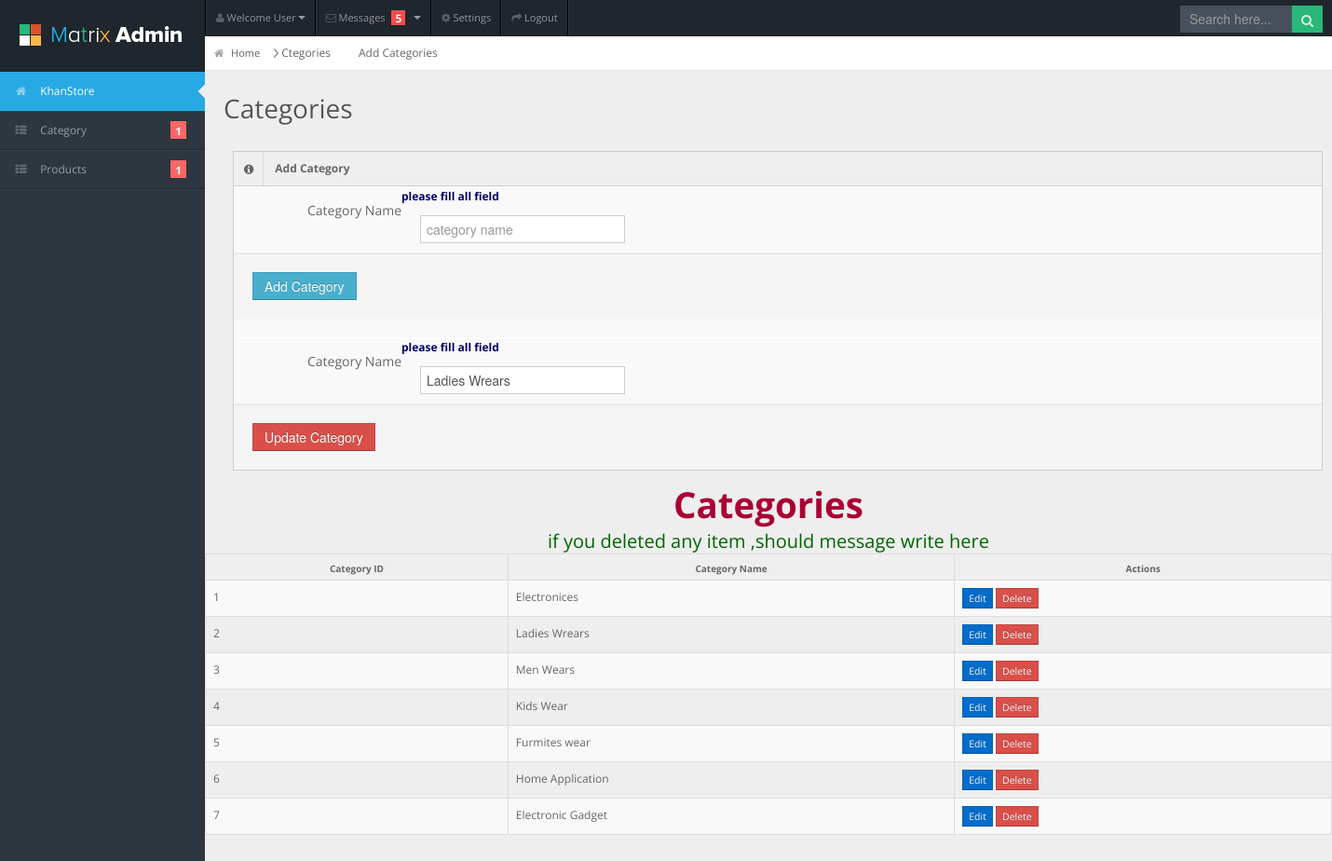
/admin/categories.php?edit=2 (signed in), run on the app's committed database.
### tables this page shows
CREATE TABLE `categories` (
  `cat_id` int(100) NOT NULL,
  `cat_title` text NOT NULL
);

### admin/categories.php (the view, shortened to what this page needs)
<?php
include "inc/db.php";
include "inc/top.php";
?>
<body>
<?php require_once "inc/header.php";?>
<?php
	require_once"inc/sidebar.php";
	?>
<div id="content">
  <div id="content-header">
    <div id="breadcrumb"> <a href="index2.php" title="Go to Home" class="tip-bottom"><i class="icon-home"></i> Home</a> Ctegories<a href="#" class="current"></a>Add Categories</div>
    <h1>Categories</h1>
  </div>
  <div class="span12">
          <div class="widget-box">
            <div class="widget-title"> <span class="icon"> <i class="icon-info-sign"></i> </span>
              <h5>Add Category</h5>
            </div>
            <div class="widget-content nopadding">
 <form class="form-horizontal" method="post"
	   action="inc/process.php" name="add_category" id="add_category" >
          <div class="control-group">
                  <label class="control-label">Category Name</label>
			 	  <?php
			     if(isset($_GET['error']))
				 {
					 echo "<span
					 style='color:#900;font-size:20px;'>".$_GET['error'].
					 "</span>";
				 }
			   else if(isset($_GET['success']))
				 {
					 echo "<span style='color:#060;'>".$_GET['success'].
					 "</span>";
				 }
			  else
			  {
				  echo " <span style='color:#006;font-weight:bold'>please fill all field
					 </span>";
			  }
			  ?>
                  <div class="controls">
                    <input type="text" name="cat-name" id="cat_name" placeholder="category name"/>
                </div>
	       </div>
                <div class="form-actions">
                  <input type="submit" value="Add Category" class="btn btn-info" name="add-category"/>
                    </div>
				</form>
				<br>
	<?php
		if(isset($_GET['edit']))
			{
			$edit_id=$_GET["edit"];
			$run_edit_id="select * from categories where cat_id='$edit_id'";
		$run_edit_id=mysqli_query($conn,$run_edit_id);
			if(mysqli_num_rows($run_edit_id)>0)
			{
				$run_edit_id=mysqli_fetch_array($run_edit_id);
			?>
	<form class="form-horizontal" method="post"
	   action="inc/process.php?update_category=<?php echo $edit_id;?>" >
          <div class="control-group">
                  <label class="control-label">Category Name</label>
			 	  <?php
			     if(isset($_GET['uerror']))
				 {
					 echo "<span
					 style='color:#900;'>".$_GET['uerror'].
					 "</span>";
				 }
			   else if(isset($_GET['usuccess']))
				 {
					 echo "<span style='color:#060;'>".$_GET['usuccess'].
					 "</span>";
				 }
			  else
			  {
				  echo " <span style='color:#006;font-weight:bold'>please fill all field
					 </span>";
			  }
			  ?>
                  <div class="controls">
                    <input type="text" name="up-cat-name" id="cat_name" placeholder="update category name" value="<?php echo $run_edit_id['cat_title'];?>"/>
                </div>
	       </div>
                <div class="form-actions">
                  <input type="submit" value="Update Category" class="btn btn-danger" name="update-category"/>
                    </div>
				</form>
		<?php
		}}
				?>
			  </div>
	  </div></div>
	<center>
		<h1 style="color:#a03;font-weight:bold;">Categories</h1>
		 <?php
			     if(isset($error))
				 {
					 echo "<span
					 style='color:#900;'>".$error
					 ."</span>";
				 }
			   else if(isset($success))
				 {
					 echo "<span style='color:#060;font-size:20px'>".$success
					 ."</span>";
				 }
			 else
			 {
				 echo "<span style='color:#060;font-size:20px'>if you deleted any item ,should message write here
					 </span>";
			 }
			  ?>
	</center>
	<table class="table table-bordered data-table table-striped">
              <thead>
                <tr>
                  <th>Category ID</th>
					<th>Category Name</th>
                  <th>Actions</th>
                </tr>
              </thead>
              <tbody>
				  <?php
                  $query="select * from categories order by cat_id asc";
				  $run_query=mysqli_query($conn,$query);
				  if(mysqli_num_rows($run_query)>0)
				  {
					while($row=mysqli_fetch_array($run_query))
					{
						$cat_id=$row["cat_id"];
						$cat_name=$row["cat_title"];
				  ?>
                <tr class="gradeX">
                  <td><?php echo $cat_id;?></td>
                  <td><?php echo $cat_name;?></td>
   <td class="center">
 <a  href="categories.php?edit=<?php echo $cat_id;?>" class="btn btn-primary btn-mini">Edit</a>
	   <a href="categories.php?del=<?php echo $cat_id;?>" class="btn btn-danger btn-mini">Delete</a></td></tr>
				  <?php
					}
				  }
					else
				  {
				  }
        ?>
					</tbody></table>

### admin/css/matrix-style.css (style rules this page uses)
* { outline:none !important; -moz-outline: none !important; }
html, body { height:100% }
body { overflow-x: hidden; margin-top: -10px; font-family: 'Open Sans', sans-serif; font-size:12px; color:#666; }
a { color:#666; }
select, textarea, input[type="text"], input[type="password"], input[type="datetime"], input[type="datetime-local"], input[type="date"], input[type="month"], input[type="time"], input[type="week"], input[type="number"], input[type="email"], input[type="url"], input[type="search"], input[type="tel"], input[type="color"], .uneditable-input, .label, .dropdown-menu, .btn, .well, .progress, .table-bordered, .btn-group > .btn:first-child, .btn-group > .btn:last-child, .btn-group > .btn:last-child, .btn-group > .dropdown-toggle, .alert { border-radius:0px; }
.btn, textarea, input[type="text"], input[type="password"], input[type="datetime"], input[type="datetime-local"], input[type="date"], input[type="month"], input[type="time"], input[type="week"], input[type="number"], input[type="email"], input[type="url"], input[type="search"], input[type="tel"], input[type="color"], .uneditable-input { box-shadow:none; }
.progress, .progress-success .bar, .progress .bar-success, .progress-warning .bar, .progress .bar-warning, .progress-danger .bar, .progress .bar-danger, .progress-info .bar, .progress .bar-info, .btn, .btn-primary { background-image:none; }
.form-horizontal .form-actions { padding-left:20px; }
#content { background: none repeat scroll 0 0 #eeeeee; margin-left: 220px; margin-right: 0; padding-bottom: 25px; position: relative; min-height:100%; width: auto; }
#content-header { position: abslute; width: 100%; margin-top: -38px; z-index: 20; }
#content-header h1 { color: #555555; font-size: 28px; font-weight: normal; float: none; text-shadow: 0 1px 0 #ffffff; margin-left: 20px; position: relative; }
#content-header h1, #content-header .btn-group { margin-top: 20px; }
#breadcrumb { background-color: #fff; border-bottom: 1px solid #e3ebed; }
#breadcrumb a { padding: 8px 20px 8px 10px; display: inline-block; background-image: url('../img/breadcrumb.png'); background-position: center right; background-repeat: no-repeat; font-size: 11px; color: #666666; }
#breadcrumb a:last-child { background-image:none; }
#breadcrumb a.current { font-weight: bold; color: #444444; }
#breadcrumb a i { margin-right: 5px; opacity: .6; }
.stat-boxes .peity_bar_good, .stat-boxes .peity_line_good, { color: #459D1C; }
.widget-box { background: none repeat scroll 0 0 #F9F9F9; border-left: 1px solid #CDCDCD; border-top: 1px solid #CDCDCD; border-right: 1px solid #CDCDCD; clear: both; margin-top: 16px; margin-bottom: 16px; position: relative; }
.widget-title, .modal-header, .table th, div.dataTables_wrapper .ui-widget-header { background:#efefef; border-bottom: 1px solid #CDCDCD; height: 36px; }
.widget-title span.icon { padding: 9px 10px 7px 11px; float: left; border-right:1px solid #dadada; }
.widget-title h5 { color: #666; float: left; font-size: 12px; font-weight: bold; padding: 12px; line-height: 12px; margin: 0; }
.widget-content { padding:15px; border-bottom: 1px solid #cdcdcd; }
.table th { height: auto; font-size: 10px; padding: 5px 10px 2px; border-bottom: 0; text-align: center; color: #666666; }
.nopadding { padding: 0 !important; }
form { margin-bottom: 0; }
.form-horizontal .control-group { border-top: 1px solid #ffffff; border-bottom: 1px solid #eeeeee; margin-bottom: 0; }
.form-horizontal .control-label { padding-top: 15px; width: 180px; }
.form-horizontal .controls { margin-left: 200px; padding: 10px 0; }
.form-horizontal .form-actions { margin-top: 0; margin-bottom: 0; }

### admin/css/matrix-media.css (style rules this page uses)
body { background:#2E363F; }

### data on the page
categories: up-cat-name "Ladies Wrears", cat_id "2", cat_title "Ladies Wrears"
categories: cat_id "1", cat_title "Electronices"
categories: cat_id "3", cat_title "Men Wears"
categories: cat_id "4", cat_title "Kids Wear"
categories: cat_id "5", cat_title "Furmites wear"
categories: cat_id "6", cat_title "Home Application"
categories: cat_id "7", cat_title "Electronic Gadget"
